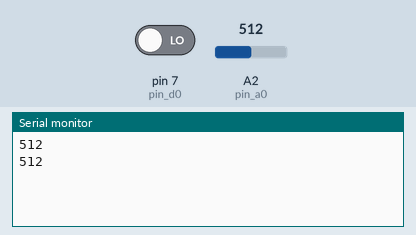
A sketch run on a simulated Arduino Uno, built with avr-gcc and run on an emulated ATmega328P. On the bench: the last lines printed to the serial monitor. The test bench sets the inputs (shaded band); at power-on: A2 (pin_a0) = 512, pin 7 (pin_d0) LOW.

Above: at 1.8 s.
1.9 s: A2 (pin_a0) set to 716
At 2.7 s:
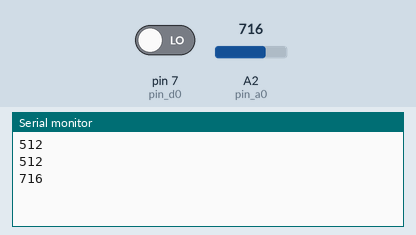
3.4 s: A2 (pin_a0) set to 900
At 4.8 s:
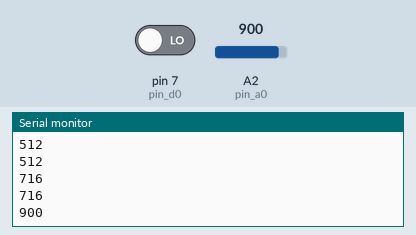
Timing chart, 0 to 6.4 s (numbered marks = the images above; inputs shaded):
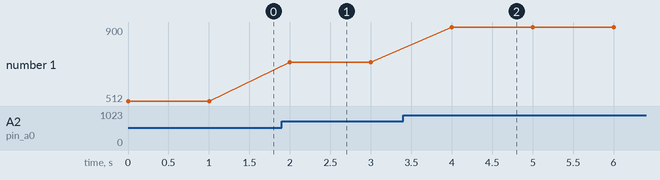

Measured:
- after the input at 1.9 s, the serial monitor: prints a new line after 0.10 s (image 1)
- after the input at 3.4 s, the serial monitor: prints a new line after 0.60 s (image 2)
- plotted number 1: 512 → 716 after the input at 1.9 s, 716 → 900 after the input at 3.4 s

The sketch:

breathalyzer.ino
```cpp
// Definicoes dos pinos ligados ao sensor
int pin_d0 = 7;
int pin_a0 = A2;

void setup()
{
  // Define os pinos de leitura do sensor como entrada
  pinMode(pin_d0, INPUT);
  pinMode(pin_a0, INPUT);

  // Inicializa a serial
  Serial.begin(115200);
}

void loop()
{
  // Le os dados do pino digital D0 do sensor
  int valor_digital = digitalRead(pin_d0);
  // Le os dados do pino analogico A0 do sensor
  int valor_analogico = analogRead(pin_a0);
Serial.println(valor_analogico);
delay(1000);
}
```
